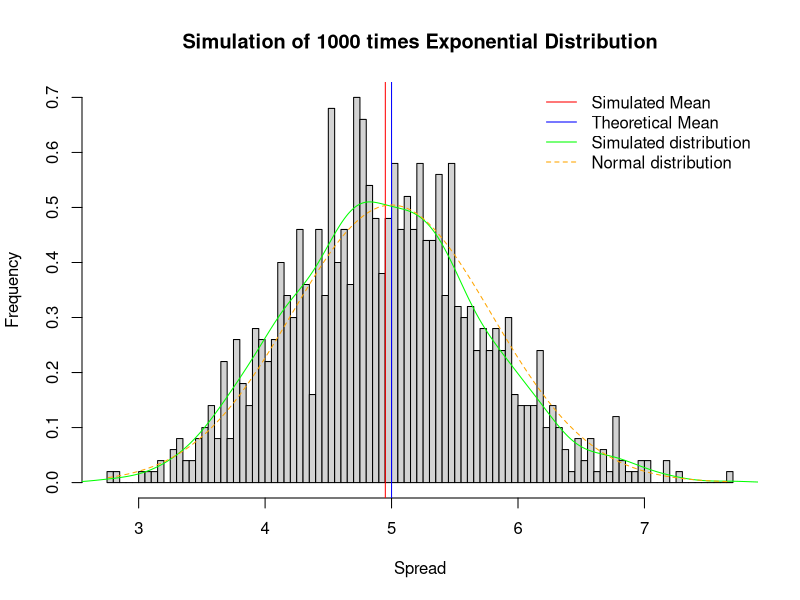

This chart was generated by the following R code:
## ---- chunk 1
knitr::opts_chunk$set(echo = TRUE)
## ---- chunk 2
set.seed(77481)
lambda <- 0.2
sim <- data.frame(ncol = 2, nrow = 1000)
names(sim) <- c("Index", "ExpMean")
for (i in 1:1000){
        sim[i,] <- c(i, mean(rexp(40, rate = lambda)))
} 
## ---- chunk 3
sample_mean <- mean(sim$ExpMean)
theoretical_mean <- 1/lambda
sample_mean
theoretical_mean
## ---- chunk 4
sample_var <- var(sim$ExpMean)
theoretical_var <- (1/lambda)^2/40
sample_var
theoretical_var
## ---- chunk 5
hist(sim$ExpMean, prob = TRUE, breaks = 100, 
        main = "Simulation of 1000 times Exponential Distribution",
        xlab = "Spread", ylab = "Frequency")
abline(v = theoretical_mean, col= "blue", lty = 1)
abline(v = sample_mean, col = "red", lty = 1)
lines(density(sim$ExpMean), col = "green", lty = 1)
xnorm <- seq(min(sim$ExpMean), max(sim$ExpMean), length = 100)
ynorm <- dnorm(xnorm, mean = 1/lambda, sd = (1/lambda/sqrt(40)))
lines(xnorm, ynorm, col = "orange", lty = 2)
legend('topright', 
       c("Simulated Mean", "Theoretical Mean", 
         "Simulated distribution", "Normal distribution"),
       bty = "n", lty = c(1,1,1,2), col = c("red", "blue", "green", "orange"))
